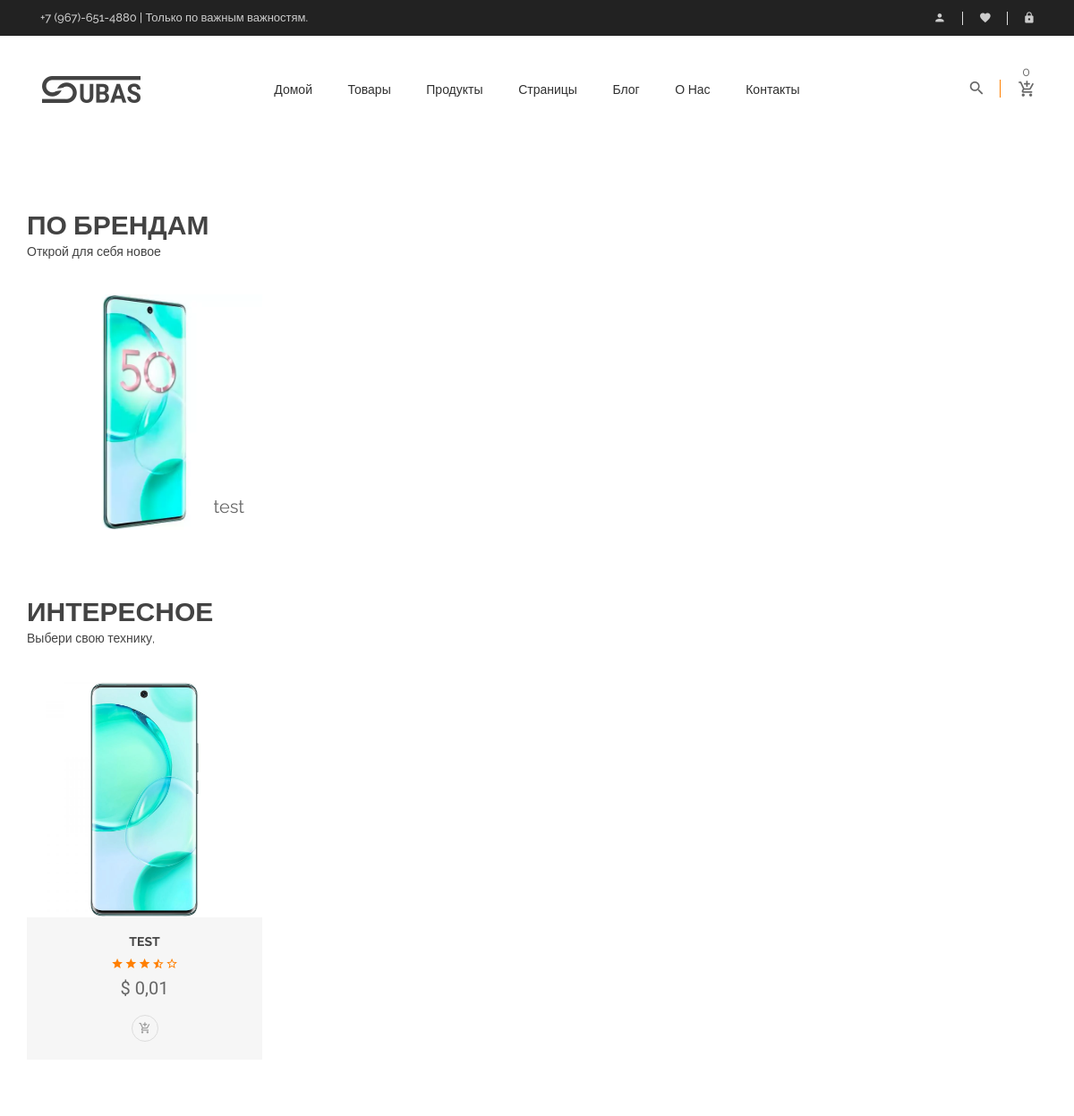
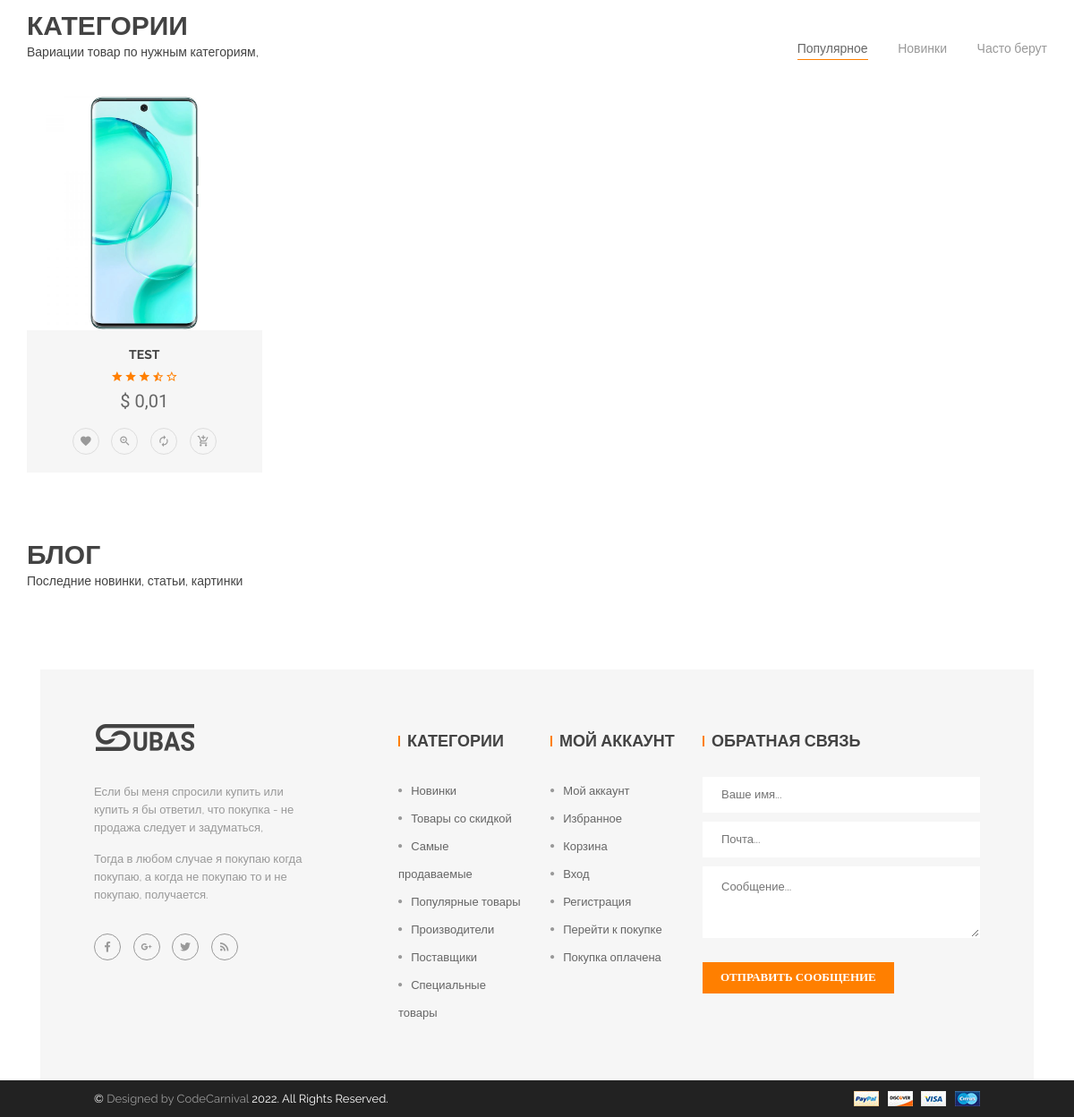
/ (signed in), run on an earlier commit of the app's database (2 pictures, top to bottom).
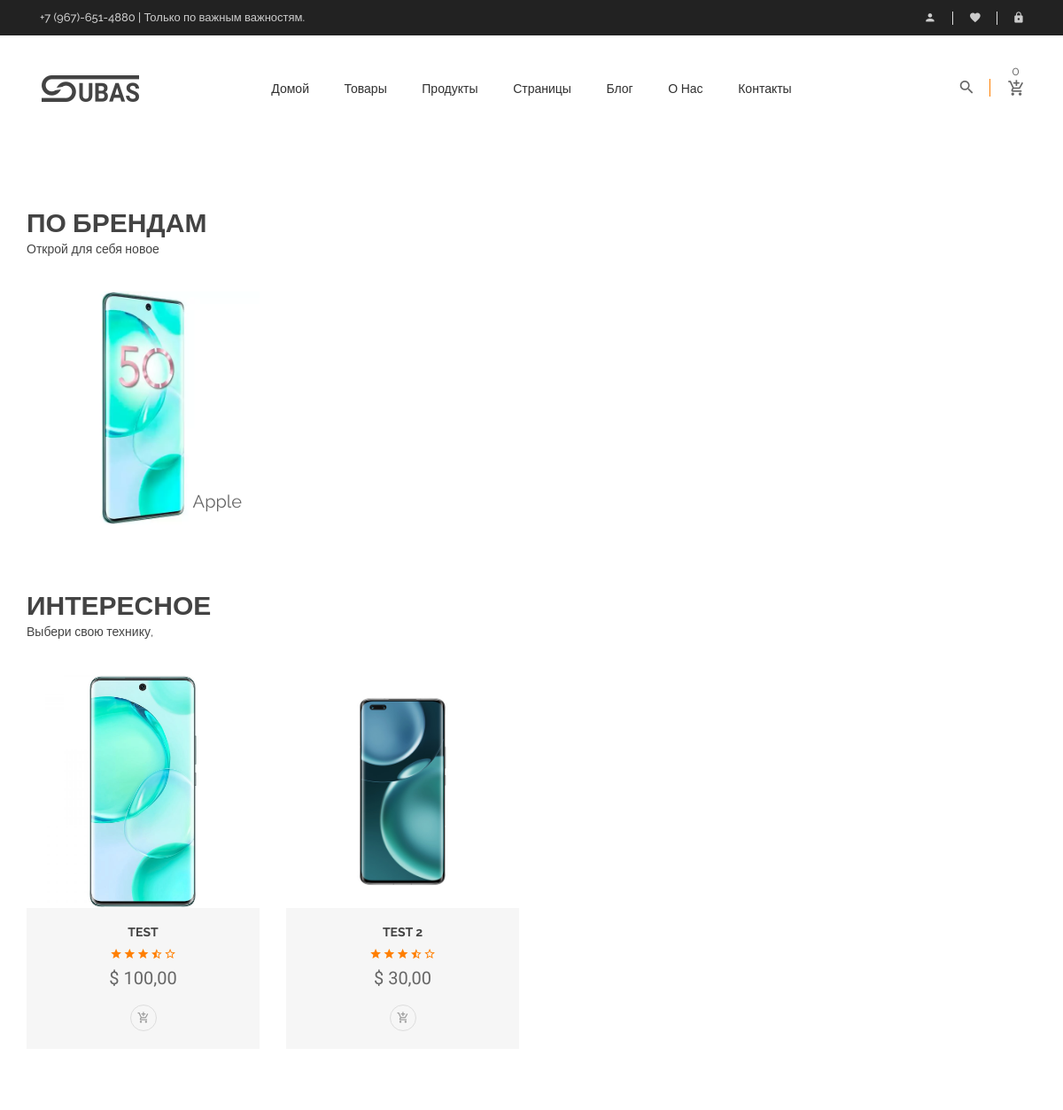
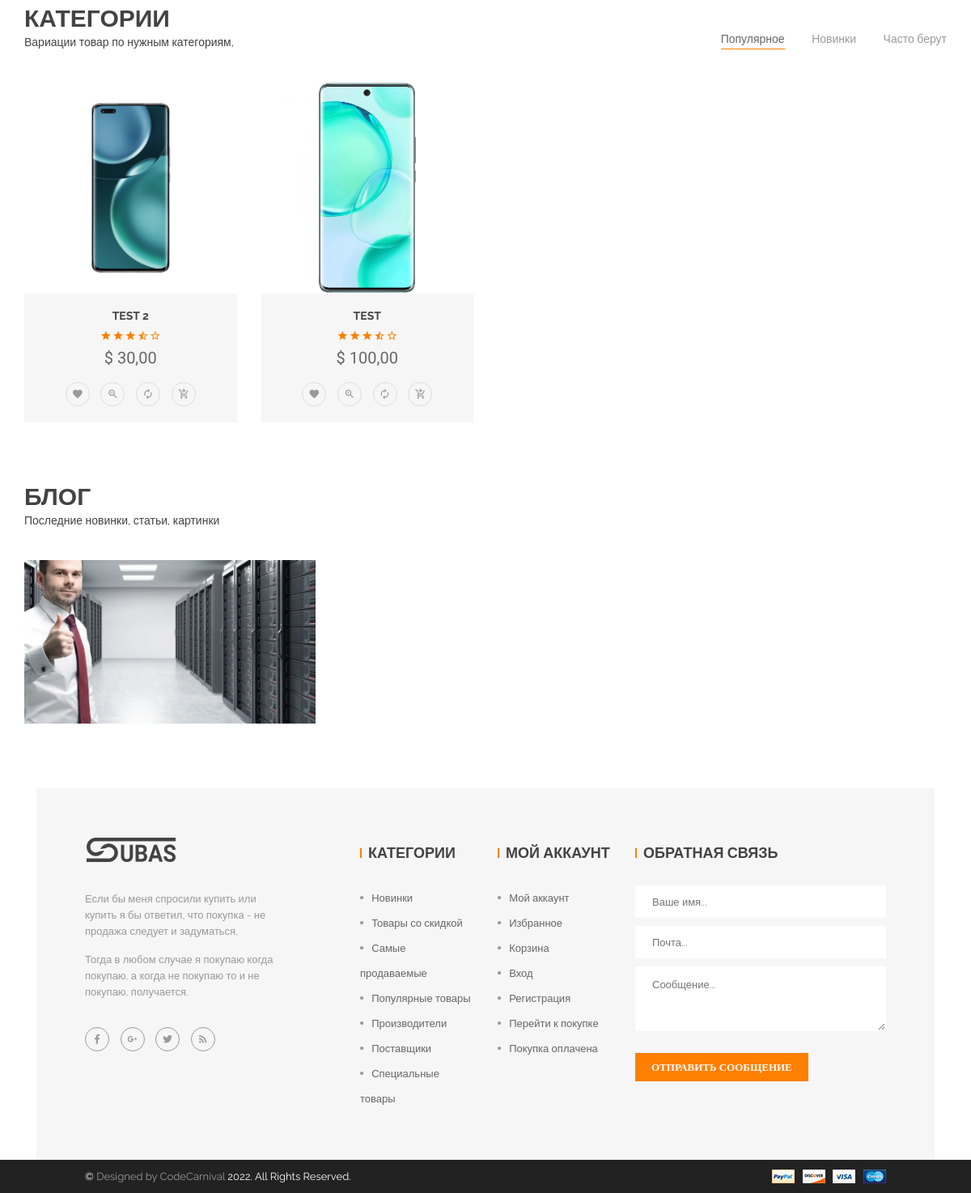
And on a later commit of the database (2 pictures, top to bottom).
### shop/models.py (models this page shows, shortened)
class Brand(models.Model):
    brand_name = models.CharField(max_length=200,verbose_name='Бренд')
    Androind = models.BooleanField(default=None, verbose_name='Андроид')
    slug = models.SlugField(max_length=400, unique=True, db_index=True, verbose_name="URL", default=None)
    brand_logo = models.ImageField(upload_to='brand_logos', help_text='270x300', default='default',verbose_name='Лого Бренда')
    class Meta:
        verbose_name = ('Бренд')
        verbose_name_plural = ('Бренды')

class Gallery(models.Model):
    image = models.ImageField(upload_to='gallery', help_text='270x300')
    product = models.ForeignKey(Product,
                                on_delete=models.CASCADE,
                                related_name='images')
    class Meta:
        verbose_name = ('Фото')
        verbose_name_plural = ('Фотографии')

class Product(models.Model):
    name = models.CharField(max_length=255, verbose_name='Имя продукта')
    description = models.CharField(max_length=1000, verbose_name='Описание')
    information = models.CharField(max_length=1000, verbose_name='Информация')
    brand = models.ForeignKey(Brand,
                              on_delete=models.CASCADE,
                              related_name='Brand', verbose_name='Бренд')
    rating = models.PositiveSmallIntegerField(default=0, verbose_name='Рейтинг')
    color = models.CharField(max_length=100, default=None, verbose_name='Цвет')
    slug = models.SlugField(max_length=400, unique=True, db_index=True, verbose_name="URL", default=None)
    price = models.DecimalField(default=0, max_digits=20, decimal_places=2, verbose_name='Цена')
    class Meta:
        verbose_name = ('Товар')
        verbose_name_plural = ('Товары')

### blog/models.py (models this page shows, shortened)
class BlogPost(models.Model):
    author = models.ForeignKey(settings.AUTH_USER_MODEL, on_delete=models.CASCADE, related_name='Автор')
    title = models.CharField(max_length=300, default=None)
    image = models.ImageField(help_text='830x390', upload_to='BlogImages')
    data_publish = models.DateField(auto_now_add=True)
    slug = models.SlugField(max_length=400, unique=True, db_index=True, verbose_name="URL", default=None)
    descr = models.CharField(max_length=1000, null=True, blank=True, default=None)
    author_desc = models.CharField(max_length=500, null=True, blank=True, default=None)
    class Meta:
        verbose_name = ('Пост')
        verbose_name_plural = ('Посты блога')

### shop/views.py (the view)
# urls.py: path('', views.index, name='home'),
def index(request):
    ads = Ad.objects.all()
    products = Product.objects.all()
    brands = Brand.objects.all()
    blog_posts = BlogPost.objects.all().order_by('-data_publish')[:3]
    popular_products = Product.objects.all().order_by('-rating')[:10]
    cart = Cart(request)
    context = ({
        'ads': ads,
        'products': products,
        'brands': brands,
        'popular_products': popular_products,
        'posts': blog_posts,
        'cart': cart
    })
    return render(request, 'index.html', context=context)

### cart/Cart.py (called while the page is built)
    def __len__(self):
        return sum(item['quantity'] for item in self.cart.values())

    def get_q(self):
        return sum(item['quantity'] for item in self.cart.values())

    def get_total_price(self):
        return sum(Decimal(item['price']) * item['quantity'] for item in
                   self.cart.values())

### templates/index.html (shortened to what the changed rows need)
<!doctype html>
{% extends 'base-page.html' %}
{% load static %}
        {% block content %}
        <section id="page-content" class="page-wrapper">
            <div class="by-brand-section mb-80">
                <div class="container">
                    <div class="row">
                        <div class="col-md-12">
                            <div class="section-title text-left mb-40">
                                <h2 class="uppercase">По брендам</h2>
                            </div>
                        </div>
                    </div>
                    <div class="by-brand-product">
                        <div class="row active-by-brand slick-arrow-2">
                            {% for brand in brands %}
                            <div class="col-xs-12">
                                <div class="single-brand-product">
                                    <a href="{% url 'shop_brand' brand.slug %}"><img src="{{ brand.brand_logo.url }}" alt="brand.brand_name"></a>
                                    <h3 class="brand-title text-gray">
                                        <a href="{% url 'shop_brand' brand.slug %}">{{ brand.brand_name }}</a>
                                    </h3>
                                </div>
                            </div>
                            {% endfor %}
                        </div>
                    </div>
                </div>
            </div>
            <div class="featured-product-section mb-50">
                <div class="container">
                    <div class="row">
                        <div class="col-md-12">
                            <div class="section-title text-left mb-40">
                                <h2 class="uppercase">Интересное</h2>
                            </div>
                        </div>
                    </div>
                    <div class="featured-product">
                        <div class="row active-featured-product slick-arrow-2">
                            {% for product in products %}
                            <div class="col-xs-12">
                                <div class="product-item">
                                    <div class="product-img">
                                        <a href="{% url 'product_detail' product.brand.slug product.slug %}">
                                            {% for images in product.images.all %}
                                                {% if forloop.counter == 1 %}
                                            <img src="{{ images.image.url }}" alt=""/>
                                                {% endif %}
                                            {% endfor %}
                                        </a>
                                    </div>
                                    <div class="product-info">
                                        <h6 class="product-title">
                                            <a href="{% url 'product_detail' product.brand.slug product.slug %}">{{ product.name }}</a>
                                        </h6>
                                        <div class="pro-rating">
                                            <a href="#"><i class="zmdi zmdi-star"></i></a>
                                            <a href="#"><i class="zmdi zmdi-star"></i></a>
                                            <a href="#"><i class="zmdi zmdi-star"></i></a>
                                            <a href="#"><i class="zmdi zmdi-star-half"></i></a>
                                            <a href="#"><i class="zmdi zmdi-star-outline"></i></a>
                                        </div>
                                        <h3 class="pro-price">$ {{ product.price }}</h3>
                                        <ul class="action-button">
                                            <li>
                                                <a href="{% url 'product_detail' product.brand.slug product.slug %}" title="Добавить в корзину"><i class="zmdi zmdi-shopping-cart-plus"></i></a>
                                            </li>
                                        </ul>
                                    </div>
                                </div>
                            </div>
                            {% endfor %}
                        </div>
                    </div>
                </div>
            </div>
            <div class="product-tab-section mb-50">
                <div class="container">
                    <div class="row">
                        <div class="col-md-6 col-sm-12 col-xs-12">
                            <div class="section-title text-left mb-40">
                                <h2 class="uppercase">Категории</h2>
                            </div>
                        </div>
                    </div>
                    <div class="product-tab">
                        <div class="tab-content">
                            <div class="tab-pane active" id="popular-product">
                                <div class="row">
                                    {% for product in popular_products.all %}
                                    <div class="col-md-3 col-sm-4 col-xs-12">
                                        <div class="product-item">
                                            <div class="product-img">
                                                <a href="{% url 'product_detail' product.brand.slug product.slug %}">
                                                    {% for image in product.images.all %}
                                                        {% if forloop.counter == 1 %}
                                                    <img src="{{ image.image.url }}" alt=""/>
                                                        {% endif %}
                                                    {% endfor %}
                                                </a>
                                            </div>
                                            <div class="product-info">
                                                <h6 class="product-title">
                                                    <a href="{% url 'product_detail' product.brand.slug product.slug %}">{{ product.name }}</a>
                                                </h6>
                                                <div class="pro-rating">
                                                    <a href="#"><i class="zmdi zmdi-star"></i></a>
                                                    <a href="#"><i class="zmdi zmdi-star"></i></a>
                                                    <a href="#"><i class="zmdi zmdi-star"></i></a>
                                                    <a href="#"><i class="zmdi zmdi-star-half"></i></a>
                                                    <a href="#"><i class="zmdi zmdi-star-outline"></i></a>
                                                </div>
                                                <h3 class="pro-price">$ {{ product.price }}</h3>
                                                <ul class="action-button">
                                                    <li>
                                                        <a href="#" title="Wishlist"><i class="zmdi zmdi-favorite"></i></a>
                                                    </li>
                                                    <li>
                                                        <a href="#" data-toggle="modal"  data-target="#productModal" title="Quickview"><i class="zmdi zmdi-zoom-in"></i></a>
                                                    </li>
                                                    <li>
                                                        <a href="#" title="Compare"><i class="zmdi zmdi-refresh"></i></a>
                                                    </li>
                                                    <li>
                                                        <a href="#" title="Add to cart"><i class="zmdi zmdi-shopping-cart-plus"></i></a>
                                                    </li>
                                                </ul>
                                            </div>
                                        </div>
                                    </div>
                                    {% endfor %}
                                </div>
                            </div>
                        </div>
                    </div>
                </div>
            </div>
            <div class="blog-section mb-50">
                <div class="container">
                    <div class="row">
                        <div class="col-md-12">
                            <div class="section-title text-left mb-40">
                                <h2 class="uppercase">Блог</h2>
                            </div>
                        </div>
                    </div>
                    <div class="blog">
                        <div class="row active-blog">
                            {% for post in posts %}
                            <div class="col-xs-12">
                                <div class="blog-item">
                                    <img src="{{ post.image.url }}" alt="">
                                </div>
                            </div>
                            {% endfor %}
                        </div>
                    </div>
                </div>
            </div>
        </section>
        {% endblock %}

What changed in the data, as far as the page shows it:
removed Brand: brand_logo (picture), brand_name "test"
added Brand: brand_logo (picture), brand_name "Apple"
changed Product "TEST": price "0,01" → "100,00"
added Product: name "TEST 2", price "30,00"
added Gallery: image (picture)
added BlogPost: image (picture)
